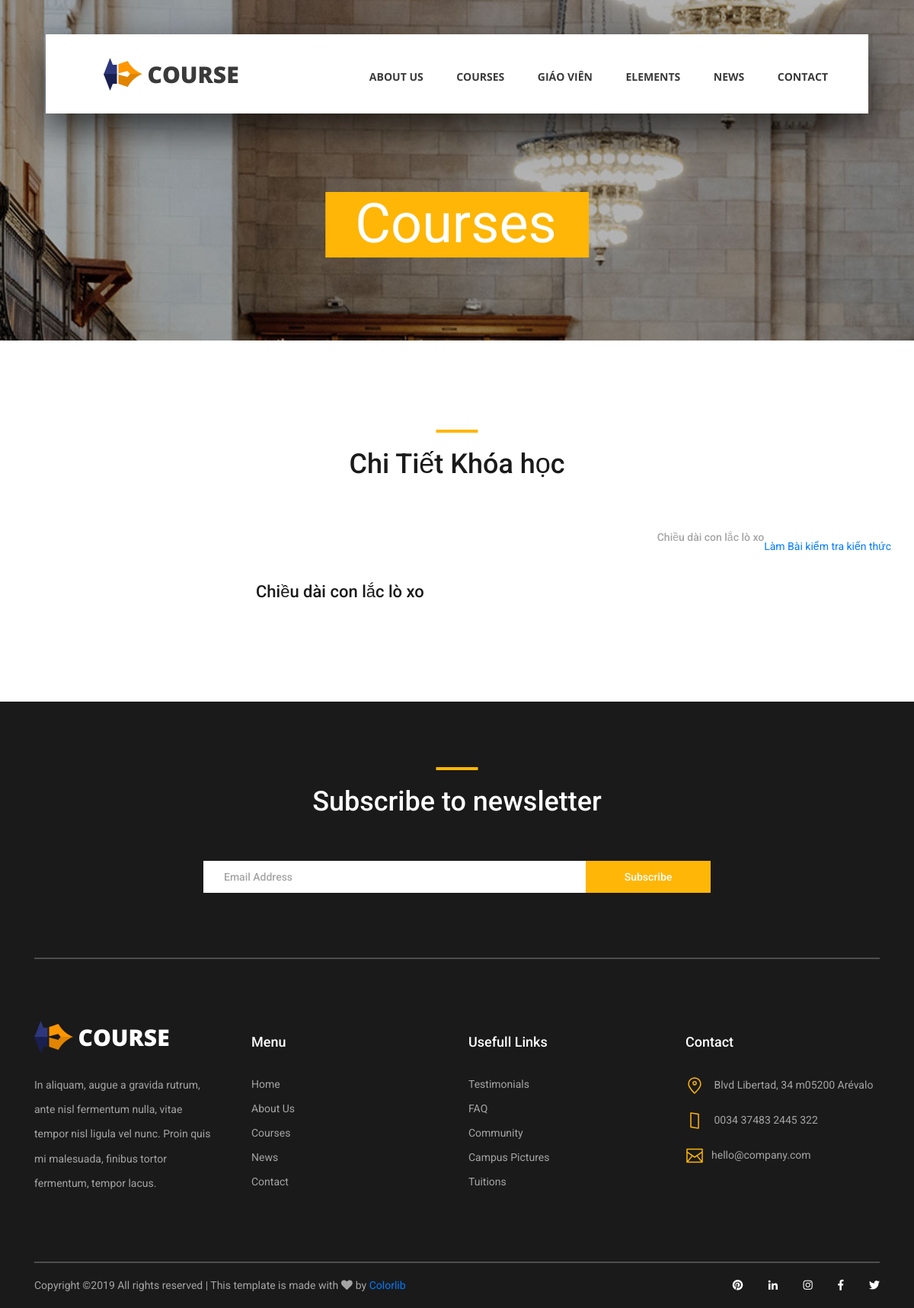
Screenshot of /lesson_details.php?ct=3 with the database file from the repository.
### tables this page shows
CREATE TABLE `chitietcongthuc` (
  `MaChiTiet` int(11) NOT NULL,
  `TenCongThuc` text NOT NULL,
  `NoiDung` text NOT NULL,
  `MaChuong` int(11) NOT NULL
);

### lesson_details.php (the view, shortened to what this page needs)
<!DOCTYPE html>
<html lang="en">
<head>
<link rel="stylesheet" type="text/css" href="styles/bootstrap4/bootstrap.min.css">
<link href="plugins/fontawesome-free-5.0.1/css/fontawesome-all.css" rel="stylesheet" type="text/css">
<link rel="stylesheet" type="text/css" href="styles/courses_styles.css">
<link rel="stylesheet" type="text/css" href="styles/courses_responsive.css">
</head>
<body>
<?php
include('inc/myconnect.php');
?>
<div class="super_container">
	<?php include("header.php"); ?>
	<div class="home">
		<div class="home_background_container prlx_parent">
			<div class="home_background prlx" style="background-image:url(images/courses_background.jpg)"></div>
		</div>
		<div class="home_content">
			<h1>Courses</h1>
		</div>
	</div>
	<div class="popular page_section">
		<div class="container">
			<div class="row">
				<div class="col">
					<div class="section_title text-center">
						<h1>Chi Tiết Khóa học</h1>
					</div>
				</div>
			</div>
			<div class="row course_boxes">
				<?php
						$ct=$_GET['ct'];
						$query="SELECT * FROM chitietcongthuc WHERE MaChiTiet=".$ct;
						$results=mysqli_query($dbc,$query);
						$number=mysqli_fetch_assoc($results);
				?>
				<div class="card-body text-center">
						<div class="card-title"><a href="courses.php"><?php echo $number['TenCongThuc']; ?></a></div>
				</div>
				<div class="card-text"><?php echo $number['NoiDung']; ?></div>
				<a href="miniquiz.php?congthuc=<?php echo $ct; ?>&cauhoi=0&dung=0&sai=0">Làm Bài kiểm tra kiến thức</a>
			</div>
		</div>
	</div>
<?php include("footer.php"); ?>
Copyright &copy;<script>document.write(new Date().getFullYear());</script> All rights reserved | This template is made with <i class="fa fa-heart" aria-hidden="true"></i> by <a href="https://colorlib.com" target="_blank">Colorlib</a>
</span>
				</div>
				<div class="footer_social ml-sm-auto">
					<ul class="menu_social">
						<li class="menu_social_item"><a href="#"><i class="fab fa-pinterest"></i></a></li>
						<li class="menu_social_item"><a href="#"><i class="fab fa-linkedin-in"></i></a></li>
						<li class="menu_social_item"><a href="#"><i class="fab fa-instagram"></i></a></li>
						<li class="menu_social_item"><a href="#"><i class="fab fa-facebook-f"></i></a></li>
						<li class="menu_social_item"><a href="#"><i class="fab fa-twitter"></i></a></li>
					</ul>
				</div>
			</div>
		</div>
	</footer>
</div>
</body>
</html>

### styles/courses_styles.css (style rules this page uses)
* { margin: 0; padding: 0; -webkit-font-smoothing: antialiased; -webkit-text-shadow: rgba(0,0,0,.01) 0 0 1px; text-shadow: rgba(0,0,0,.01) 0 0 1px; }
body { font-family: 'Roboto', sans-serif; font-size: 14px; font-weight: 400; background: #FFFFFF; color: #a5a5a5; }
div { display: block; position: relative; -webkit-box-sizing: border-box; -moz-box-sizing: border-box; box-sizing: border-box; }
ul { list-style: none; margin-bottom: 0px; }
a, a:hover, a:visited, a:active, a:link { text-decoration: none; -webkit-font-smoothing: antialiased; -webkit-text-shadow: rgba(0,0,0,.01) 0 0 1px; text-shadow: rgba(0,0,0,.01) 0 0 1px; }
h1 { font-size: 36px; }
h1, h2, h3, h4, h5, h6 { font-family: 'Roboto', sans-serif; -webkit-font-smoothing: antialiased; -webkit-text-shadow: rgba(0,0,0,.01) 0 0 1px; text-shadow: rgba(0,0,0,.01) 0 0 1px; }
.super_container { width: 100%; overflow: hidden; }
.prlx_parent { overflow: hidden; }
.prlx { height: 130% !important; }
.menu_social_item { display: inline-block; margin-right: 30px; }
.menu_social_item a i { color: #3a3a3a; }
.home { width: 100%; height: 447px; }
.home_background_container { position: absolute; top: 0; left: 0; width: 100%; height: 100%; }
.home_background { width: 100%; height: 100%; background-repeat: no-repeat; background-size: cover; background-position: center center; }
.home_content { position: absolute; left: 50%; bottom: 109px; -webkit-transform: translateX(-50%); -moz-transform: translateX(-50%); -ms-transform: translateX(-50%); -o-transform: translateX(-50%); transform: translateX(-50%); background: #ffb606; padding-top: 24px; padding-bottom: 18px; padding-left: 39px; padding-right: 42px; }
.home_content h1 { font-size: 72px; font-weight: 400; color: #FFFFFF; line-height: 0.5; }
.page_section { padding-top: 117px; padding-bottom: 117px; }
.section_title h1 { display: block; color: #1a1a1a; font-weight: 500; padding-top: 24px; }
.section_title h1::before { display: block; position: absolute; top: 0; left: 50%; -webkit-transform: translateX(-50%); -moz-transform: translateX(-50%); -ms-transform: translateX(-50%); -o-transform: translateX(-50%); transform: translateX(-50%); width: 55px; height: 4px; content: ''; background: #ffb606; }
.course_boxes { margin-top: 68px; }
.card-body { padding-top: 0px; padding-bottom: 0px; padding-left: 15px; padding-right: 15px; }
.card-title { margin-top: 55px; }
.card-title a { font-size: 22px; font-weight: 500; color: #1a1a1a; line-height: 1.2; }
.card-text { font-size: 14px; font-weight: 500; color: #a5a5a5; margin-top: -12px; }
.footer_social .menu_social_item a i { color: #FFFFFF; }
.footer_social .menu_social_item:last-child { margin-right: 0px; }

### styles/courses_responsive.css (style rules this page uses)
@media only screen and (max-width: 1280px) { .card-title { font-size: 20px; } }

### rows the page displays
chitietcongthuc: TenCongThuc "Chiều dài con lắc lò xo", NoiDung "Chiều dài con lắc lò xo"
